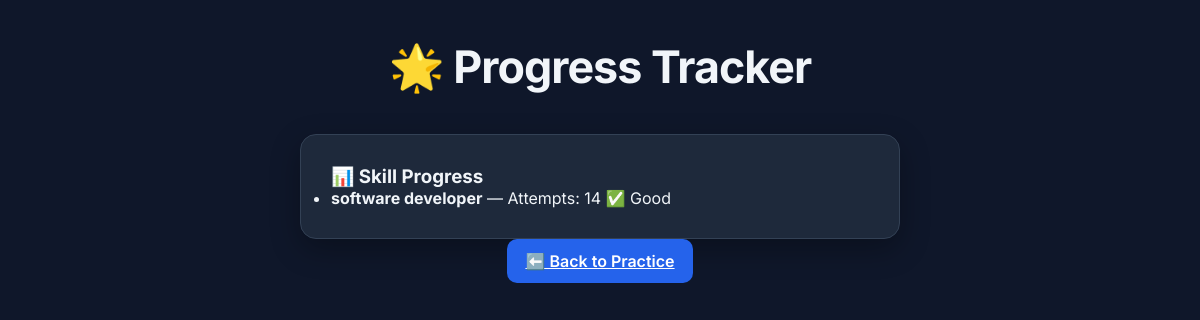
/progress (signed in), run on an earlier commit of the app's database.
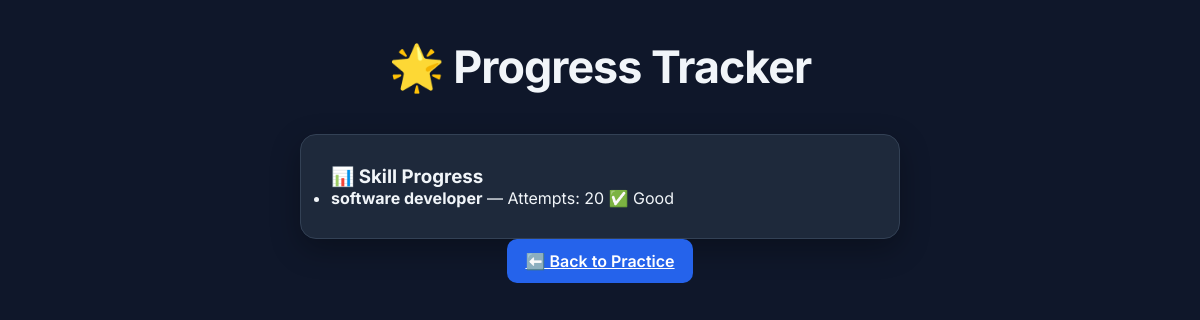
And on a later commit of the database.
### models.py (models this page shows)
class SkillProgress(Base):
    __tablename__ = "skill_progress"
    id = Column(Integer, primary_key=True, index=True)
    user_id = Column(Integer, ForeignKey("users.id"))
    skill = Column(String)
    attempts = Column(Integer, default=0)
    weak = Column(Boolean, default=False)

### main.py (the view)
@app.get("/progress", response_class=HTMLResponse)
def progress_page(request: Request, db: Session = Depends(get_db)):
    user = get_current_user(request, db)
    if not user:
        return RedirectResponse("/login")
    skills = db.query(SkillProgress).filter(SkillProgress.user_id == user.id).all()
    return templates.TemplateResponse("progress.html", {"request": request, "username": user.username, "skills": skills})

### templates/progress.html (shortened to what this page needs)
<!DOCTYPE html>
<html lang="en">
<head>
  <link rel="stylesheet" href="/static/styles.css" />
</head>
<body>
  <h1>🌟 Progress Tracker</h1>
  <div class="card">
    <h3>📊 Skill Progress</h3>
    <ul>
      {% for skill in skills %}
        <li>
          <b>{{ skill.skill }}</b> — Attempts: {{ skill.attempts }}
          {% if skill.weak %} ⚠️ Weak {% else %} ✅ Good {% endif %}
        </li>
      {% endfor %}
    </ul>
  </div>
  <a href="/index" class="btn">⬅️ Back to Practice</a>
</body>
</html>

### static/styles.css (style rules this page uses)
:root { --primary: #2563eb; --primary-hover: #1d4ed8; --background: #0f172a; --surface: #1e293b; --surface-light: #334155; --text-main: #f1f5f9; --text-muted: #94a3b8; --border: #334155; --shadow: 0 10px 30px rgba(0,0,0,0.3); }
* { margin: 0; padding: 0; box-sizing: border-box; font-family: 'Inter', sans-serif; }
body { background: var(--background); color: var(--text-main); min-height: 100vh; padding: 40px 20px; display: flex; flex-direction: column; align-items: center; }
h1 { font-size: 2.8rem; font-weight: 700; margin-bottom: 40px; text-align: center; letter-spacing: -1px; }
.card, form#interview-form, #question-area, #feedback-area, .feature-card { background: var(--surface); border: 1px solid var(--border); border-radius: 16px; padding: 30px; box-shadow: var(--shadow); transition: all 0.25s ease; width: 100%; max-width: 600px; }
.btn, button { background: var(--primary); color: white; border: none; padding: 12px 18px; border-radius: 10px; font-weight: 600; cursor: pointer; transition: 0.2s ease; }

What changed in the data, as far as the page shows it:
changed SkillProgress "software developer": attempts "14" → "20"
